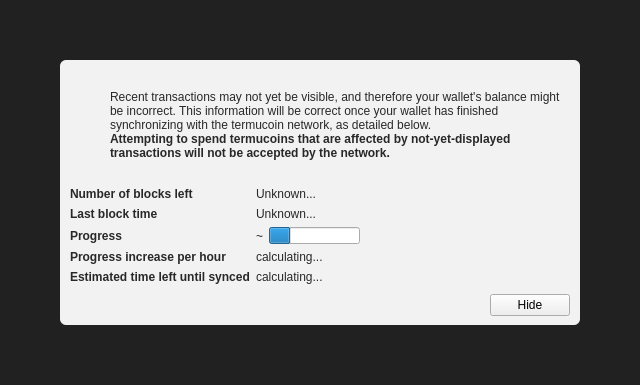
<?xml version="1.0" encoding="UTF-8"?>
<ui version="4.0">
 <class>ModalOverlay</class>
 <widget class="ModalOverlay" name="ModalOverlay">
  <property name="geometry">
   <rect>
    <x>0</x>
    <y>0</y>
    <width>640</width>
    <height>385</height>
   </rect>
  </property>
  <property name="windowTitle">
   <string>Form</string>
  </property>
  <layout class="QVBoxLayout" name="verticalLayout" stretch="0">
   <property name="sizeConstraint">
    <enum>QLayout::SetDefaultConstraint</enum>
   </property>
   <property name="leftMargin">
    <number>0</number>
   </property>
   <property name="topMargin">
    <number>0</number>
   </property>
   <property name="rightMargin">
    <number>0</number>
   </property>
   <property name="bottomMargin">
    <number>0</number>
   </property>
   <item>
    <widget class="QWidget" name="bgWidget" native="true">
     <property name="styleSheet">
      <string notr="true">#bgWidget { background: rgba(0,0,0,220); }</string>
     </property>
     <layout class="QVBoxLayout" name="verticalLayoutMain" stretch="1">
      <property name="leftMargin">
       <number>60</number>
      </property>
      <property name="topMargin">
       <number>60</number>
      </property>
      <property name="rightMargin">
       <number>60</number>
      </property>
      <property name="bottomMargin">
       <number>60</number>
      </property>
      <item>
       <widget class="QWidget" name="contentWidget" native="true">
        <property name="styleSheet">
         <string notr="true">#contentWidget { background: rgba(255,255,255,240); border-radius: 6px; }

QLabel { color: rgb(40,40,40);  }</string>
        </property>
        <layout class="QVBoxLayout" name="verticalLayoutSub" stretch="1,0,0,0">
         <property name="spacing">
          <number>0</number>
         </property>
         <property name="leftMargin">
          <number>10</number>
         </property>
         <property name="topMargin">
          <number>10</number>
         </property>
         <property name="rightMargin">
          <number>10</number>
         </property>
         <property name="bottomMargin">
          <number>10</number>
         </property>
         <item>
          <layout class="QHBoxLayout" name="horizontalLayoutIconText" stretch="0,1">
           <property name="topMargin">
            <number>20</number>
           </property>
           <item>
            <layout class="QVBoxLayout" name="verticalLayoutIcon">
             <property name="leftMargin">
              <number>0</number>
             </property>
             <item>
              <widget class="QPushButton" name="warningIcon">
               <property name="enabled">
                <bool>false</bool>
               </property>
               <property name="text">
                <string/>
               </property>
               <property name="icon">
                <iconset>
                 <normaloff>:/icons/warning</normaloff>
                 <disabledoff>:/icons/warning</disabledoff>:/icons/warning</iconset>
               </property>
               <property name="iconSize">
                <size>
                 <width>48</width>
                 <height>48</height>
                </size>
               </property>
               <property name="flat">
                <bool>true</bool>
               </property>
              </widget>
             </item>
             <item>
              <spacer name="verticalSpacerWarningIcon">
               <property name="orientation">
                <enum>Qt::Vertical</enum>
               </property>
               <property name="sizeHint" stdset="0">
                <size>
                 <width>20</width>
                 <height>40</height>
                </size>
               </property>
              </spacer>
             </item>
            </layout>
           </item>
           <item>
            <layout class="QVBoxLayout" name="verticalLayoutInfoText">
             <property name="leftMargin">
              <number>0</number>
             </property>
             <property name="topMargin">
              <number>0</number>
             </property>
             <item>
              <widget class="QLabel" name="infoText">
               <property name="text">
                <string>Recent transactions may not yet be visible, and therefore your wallet's balance might be incorrect. This information will be correct once your wallet has finished synchronizing with the termucoin network, as detailed below.</string>
               </property>
               <property name="textFormat">
                <enum>Qt::RichText</enum>
               </property>
               <property name="wordWrap">
                <bool>true</bool>
               </property>
              </widget>
             </item>
             <item>
              <widget class="QLabel" name="infoTextStrong">
               <property name="font">
                <font>
                 <weight>75</weight>
                 <bold>true</bold>
                </font>
               </property>
               <property name="text">
                <string>Attempting to spend termucoins that are affected by not-yet-displayed transactions will not be accepted by the network.</string>
               </property>
               <property name="textFormat">
                <enum>Qt::RichText</enum>
               </property>
               <property name="wordWrap">
                <bool>true</bool>
               </property>
              </widget>
             </item>
             <item>
              <spacer name="verticalSpacerInTextSpace">
               <property name="orientation">
                <enum>Qt::Vertical</enum>
               </property>
               <property name="sizeHint" stdset="0">
                <size>
                 <width>20</width>
                 <height>40</height>
                </size>
               </property>
              </spacer>
             </item>
            </layout>
           </item>
          </layout>
         </item>
         <item>
          <spacer name="verticalSpacerAfterText">
           <property name="orientation">
            <enum>Qt::Vertical</enum>
           </property>
           <property name="sizeHint" stdset="0">
            <size>
             <width>20</width>
             <height>40</height>
            </size>
           </property>
          </spacer>
         </item>
         <item>
          <layout class="QFormLayout" name="formLayout">
           <property name="fieldGrowthPolicy">
            <enum>QFormLayout::FieldsStayAtSizeHint</enum>
           </property>
           <property name="horizontalSpacing">
            <number>6</number>
           </property>
           <property name="verticalSpacing">
            <number>6</number>
           </property>
           <property name="topMargin">
            <number>10</number>
           </property>
           <item row="0" column="0">
            <widget class="QLabel" name="labelNumberOfBlocksLeft">
             <property name="font">
              <font>
               <weight>75</weight>
               <bold>true</bold>
              </font>
             </property>
             <property name="text">
              <string>Number of blocks left</string>
             </property>
            </widget>
           </item>
           <item row="0" column="1">
            <widget class="QLabel" name="numberOfBlocksLeft">
             <property name="text">
              <string>Unknown...</string>
             </property>
            </widget>
           </item>
           <item row="1" column="0">
            <widget class="QLabel" name="labelLastBlockTime">
             <property name="font">
              <font>
               <weight>75</weight>
               <bold>true</bold>
              </font>
             </property>
             <property name="text">
              <string>Last block time</string>
             </property>
            </widget>
           </item>
           <item row="1" column="1">
            <widget class="QLabel" name="newestBlockDate">
             <property name="sizePolicy">
              <sizepolicy hsizetype="Maximum" vsizetype="Preferred">
               <horstretch>0</horstretch>
               <verstretch>0</verstretch>
              </sizepolicy>
             </property>
             <property name="text">
              <string>Unknown...</string>
             </property>
            </widget>
           </item>
           <item row="2" column="0">
            <widget class="QLabel" name="labelSyncDone">
             <property name="font">
              <font>
               <weight>75</weight>
               <bold>true</bold>
              </font>
             </property>
             <property name="text">
              <string>Progress</string>
             </property>
            </widget>
           </item>
           <item row="2" column="1">
            <layout class="QHBoxLayout" name="horizontalLayoutSync" stretch="0,1">
             <item>
              <widget class="QLabel" name="percentageProgress">
               <property name="text">
                <string notr="true">~</string>
               </property>
              </widget>
             </item>
             <item>
              <widget class="QProgressBar" name="progressBar">
               <property name="value">
                <number>24</number>
               </property>
               <property name="format">
                <string/>
               </property>
              </widget>
             </item>
            </layout>
           </item>
           <item row="4" column="0">
            <widget class="QLabel" name="labelProgressIncrease">
             <property name="font">
              <font>
               <weight>75</weight>
               <bold>true</bold>
              </font>
             </property>
             <property name="text">
              <string>Progress increase per hour</string>
             </property>
            </widget>
           </item>
           <item row="4" column="1">
            <widget class="QLabel" name="progressIncreasePerH">
             <property name="text">
              <string>calculating...</string>
             </property>
            </widget>
           </item>
           <item row="5" column="0">
            <widget class="QLabel" name="labelEstimatedTimeLeft">
             <property name="font">
              <font>
               <weight>75</weight>
               <bold>true</bold>
              </font>
             </property>
             <property name="text">
              <string>Estimated time left until synced</string>
             </property>
            </widget>
           </item>
           <item row="5" column="1">
            <widget class="QLabel" name="expectedTimeLeft">
             <property name="text">
              <string>calculating...</string>
             </property>
            </widget>
           </item>
          </layout>
         </item>
         <item>
          <layout class="QHBoxLayout" name="horizontalLayoutButtons">
           <property name="leftMargin">
            <number>10</number>
           </property>
           <property name="topMargin">
            <number>10</number>
           </property>
           <item>
            <spacer name="horizontalSpacer">
             <property name="orientation">
              <enum>Qt::Horizontal</enum>
             </property>
             <property name="sizeHint" stdset="0">
              <size>
               <width>40</width>
               <height>20</height>
              </size>
             </property>
            </spacer>
           </item>
           <item>
            <widget class="QPushButton" name="closeButton">
             <property name="text">
              <string>Hide</string>
             </property>
            </widget>
           </item>
          </layout>
         </item>
        </layout>
       </widget>
      </item>
     </layout>
    </widget>
   </item>
  </layout>
 </widget>
 <customwidgets>
  <customwidget>
   <class>ModalOverlay</class>
   <extends>QWidget</extends>
   <header>modaloverlay.h</header>
   <container>1</container>
  </customwidget>
 </customwidgets>
 <resources/>
 <connections/>
</ui>
